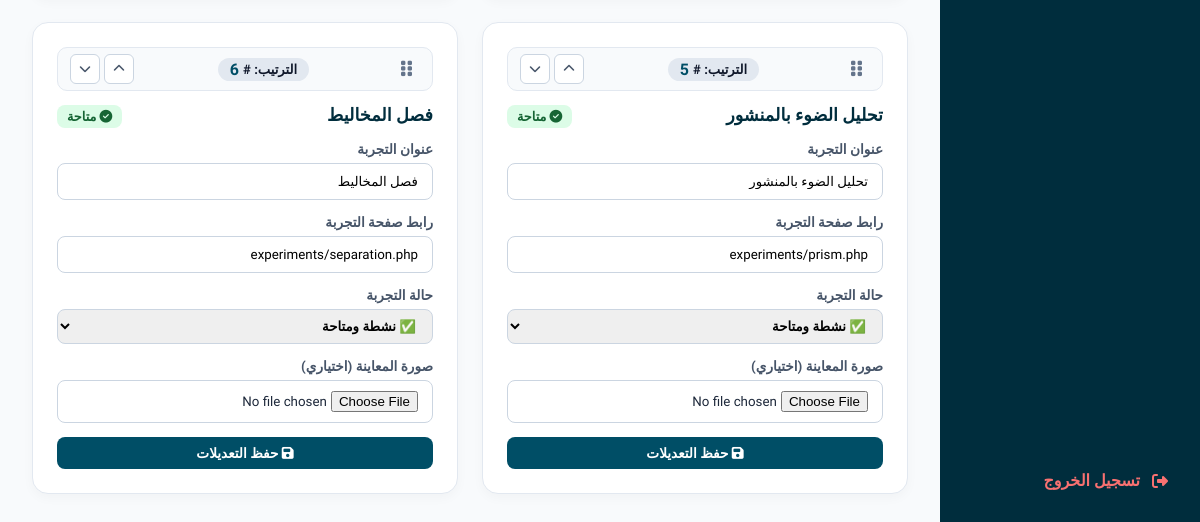
The page /admin/experiments.php (signed in, lower part) on the database as committed earlier.
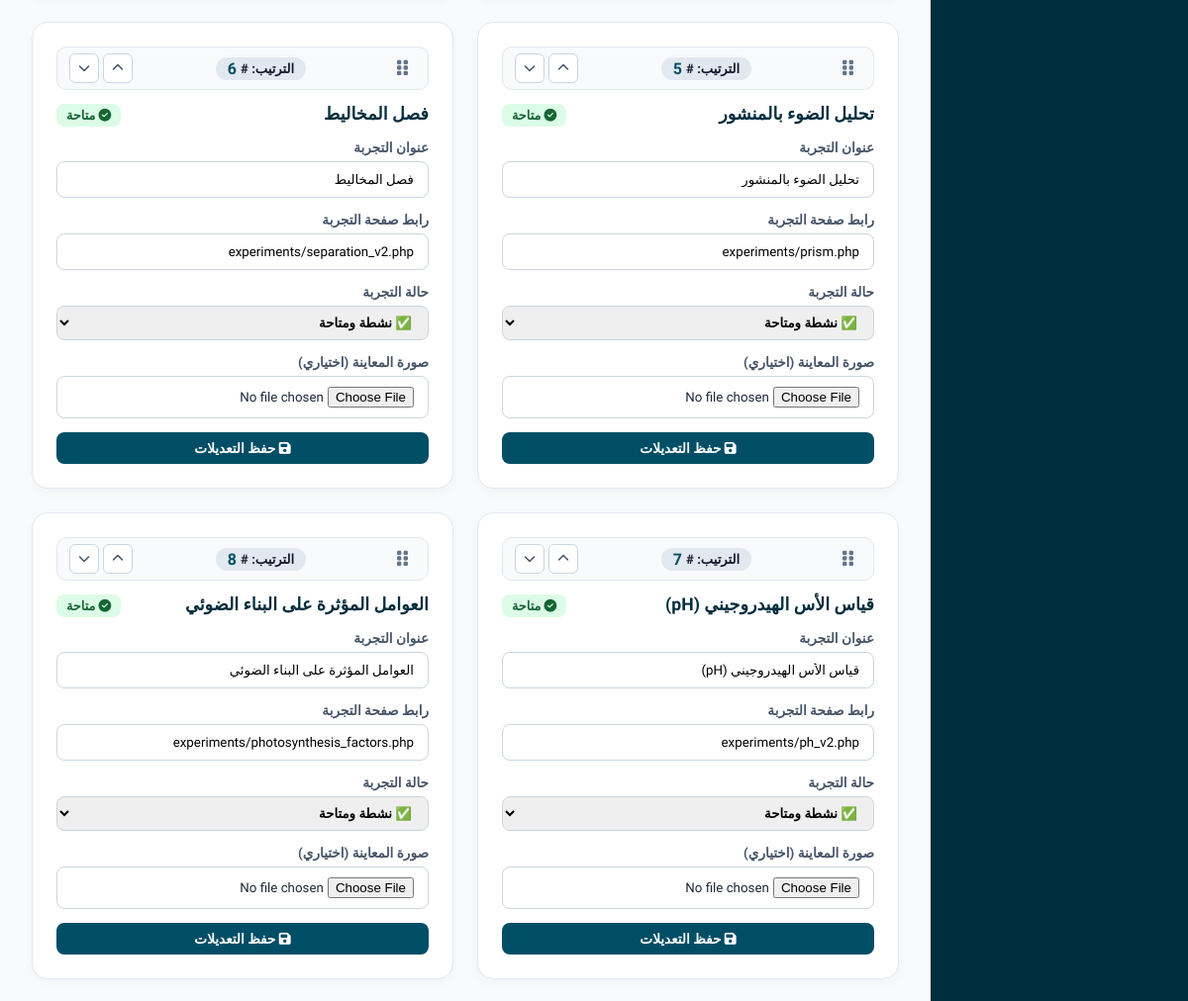
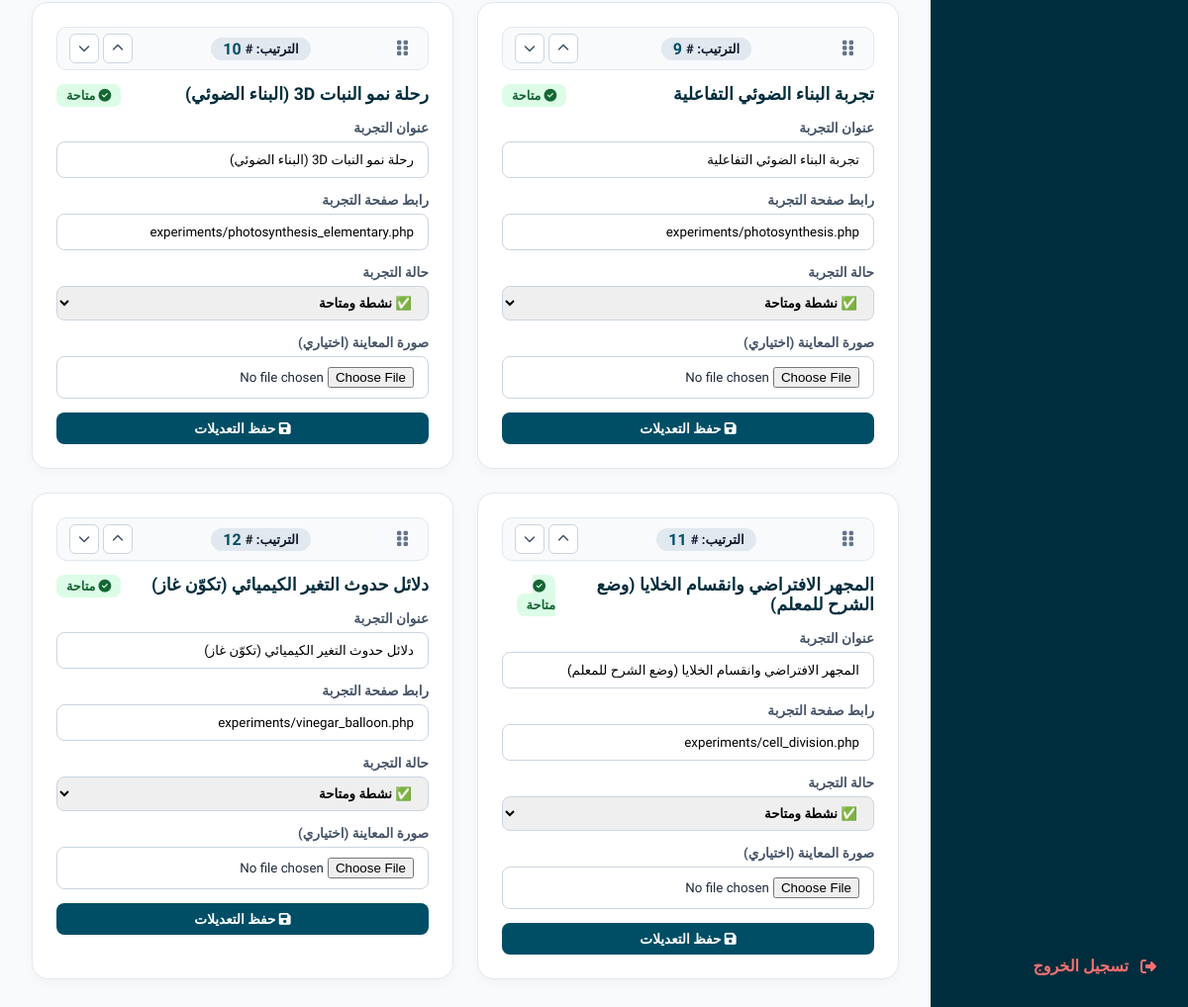
The same page on the database as committed later (2 pictures, top to bottom).
### tables this page shows
CREATE TABLE IF NOT EXISTS `experiments` (
  `id` int(11) NOT NULL AUTO_INCREMENT,
  `code_name` varchar(50) NOT NULL,
  `title` varchar(100) NOT NULL,
  `page_url` varchar(100) NOT NULL,
  `image_url` varchar(255) DEFAULT NULL,
  `is_active` tinyint(4) DEFAULT 1 COMMENT '1=نشطة, 0=معطلة, 2=قيد التنفيذ/قريباً',
  `created_at` timestamp NOT NULL DEFAULT current_timestamp(),
  PRIMARY KEY (`id`),
  UNIQUE KEY `code_name` (`code_name`)
);

### functions.php (called while the page is built, shortened)
<?php
require_once __DIR__ . '/config.php';
function ensureExperimentsSchemaUpdated() {
    global $conn;
    $col_check = $conn->query("SHOW COLUMNS FROM experiments LIKE 'display_order'");
}
function getAllExperiments($active_only = false) {
    global $conn;
    ensureExperimentsSchemaUpdated();
    $query = "SELECT * FROM experiments";
    $query .= " ORDER BY display_order ASC, id ASC";
    $result = mysqli_query($conn, $query);
    return $result ? $result->fetch_all(MYSQLI_ASSOC) : [];
}

### admin/experiments.php (the view, shortened to what this page needs)
<?php
$experiments = getAllExperiments();
?>
<!DOCTYPE html>
<html lang="ar" dir="rtl">
<head>
    <link rel="stylesheet" href="https://cdnjs.cloudflare.com/ajax/libs/font-awesome/6.4.0/css/all.min.css">
</head>
<body>
    <div class="sidebar">
        <a href="auth.php?logout=1" class="nav-item" style="margin-top: auto; color: #f87171;"><i class="fas fa-sign-out-alt"></i> تسجيل الخروج</a>
    </div>
    <div class="main-content">
        <div class="grid" id="experimentsGrid">
            <?php foreach ($experiments as $idx => $exp): ?>
                <div class="card exp-sortable-card" draggable="true" data-id="<?=$exp['id']?>">
                    <div class="card-reorder-toolbar">
                        <div class="drag-handle" title="اسحب بالماوس أو اللمس لإعادة الترتيب">
                            <i class="fas fa-grip-vertical"></i>
                        </div>
                        <span class="order-badge">الترتيب: #<strong class="order-num"><?=$idx + 1?></strong></span>
                        <div class="reorder-arrow-btns">
                            <button type="button" class="btn-arrow btn-up" title="تقديم للأعلى" onclick="moveCard(this, -1)">
                                <i class="fas fa-chevron-up"></i>
                            </button>
                            <button type="button" class="btn-arrow btn-down" title="تأخير للأسفل" onclick="moveCard(this, 1)">
                                <i class="fas fa-chevron-down"></i>
                            </button>
                        </div>
                    </div>
                    <div class="card-header">
                        <div class="card-title"><?=htmlspecialchars($exp['title'])?></div>
                        <div>
                            <?php if ($exp['is_active'] == 1): ?>
                                <span style="background:#dcfce7; color:#166534; padding:4px 10px; border-radius:8px; font-weight:700; font-size:0.8rem;"><i class="fas fa-check-circle"></i> متاحة</span>
                            <?php elseif ($exp['is_active'] == 2): ?>
                                <span style="background:#fef3c7; color:#92400e; padding:4px 10px; border-radius:8px; font-weight:700; font-size:0.8rem;"><i class="fas fa-hourglass-half"></i> قيد التنفيذ</span>
                            <?php else: ?>
                                <span style="background:#f1f5f9; color:#64748b; padding:4px 10px; border-radius:8px; font-weight:700; font-size:0.8rem;"><i class="fas fa-ban"></i> معطلة</span>
                            <?php endif; ?>
                        </div>
                    </div>
                    <form method="POST" enctype="multipart/form-data">
                        <div class="form-group">
                            <label>عنوان التجربة</label>
                            <input type="text" name="title" value="<?=htmlspecialchars($exp['title'])?>" required>
                        </div>
                        <div class="form-group">
                            <label>رابط صفحة التجربة</label>
                            <input type="text" name="page_url" value="<?=htmlspecialchars($exp['page_url'])?>">
                        </div>
                        <div class="form-group">
                            <label>حالة التجربة</label>
                            <select name="is_active" style="width: 100%; padding: 8px 12px; border: 1px solid #cbd5e1; border-radius: 8px; outline: none; font-family: 'Cairo'; font-weight: 700;">
                                <option value="1" <?=$exp['is_active'] == 1 ? 'selected' : ''?>>✅ نشطة ومتاحة</option>
                            </select>
                        </div>
                        <div class="form-group">
                            <label>صورة المعاينة (اختياري)</label>
                            <input type="file" name="exp_image" accept="image/*">
                        </div>
                        <button type="submit" name="update_exp" class="btn" style="width:100%;"><i class="fas fa-save"></i> حفظ التعديلات</button>
                    </form>
                </div>
            <?php endforeach; ?>
        </div>
    </div>
</body>
</html>

Rows that differ between the two databases and show on the page:
changed experiments "فصل المخاليط": page_url "experiments/separation.php" → "experiments/separation_v2.php"
added experiments: title "قياس الأس الهيدروجيني (pH)", shows "متاحة", page_url "experiments/ph_v2.php", is_active "✅ نشطة ومتاحة"
added experiments: title "العوامل المؤثرة على البناء الضوئي", shows "متاحة", page_url "experiments/photosynthesis_factors.php", is_active "✅ نشطة ومتاحة"
added experiments: title "تجربة البناء الضوئي التفاعلية", shows "متاحة", page_url "experiments/photosynthesis.php", is_active "✅ نشطة ومتاحة"
added experiments: title "رحلة نمو النبات 3D (البناء الضوئي)", shows "متاحة", page_url "experiments/photosynthesis_elementary.php", is_active "✅ نشطة ومتاحة"
added experiments: title "المجهر الافتراضي وانقسام الخلايا (وضع الشرح للمعلم)", shows "متاحة", page_url "experiments/cell_division.php", is_active "✅ نشطة ومتاحة"
added experiments: title "دلائل حدوث التغير الكيميائي (تكوّن غاز)", shows "متاحة", page_url "experiments/vinegar_balloon.php", is_active "✅ نشطة ومتاحة"
